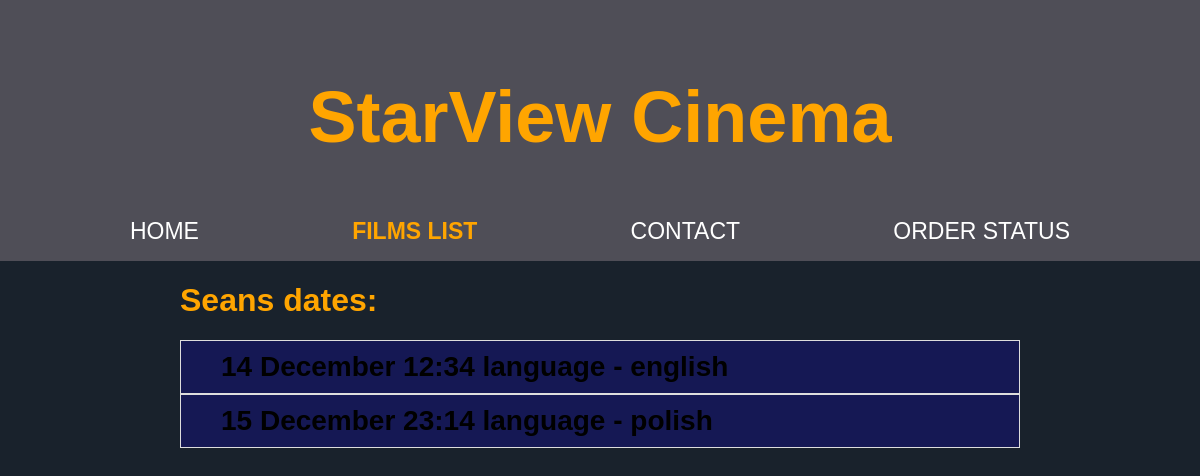
The app's page /buy_ticket.php?id=63, older data.
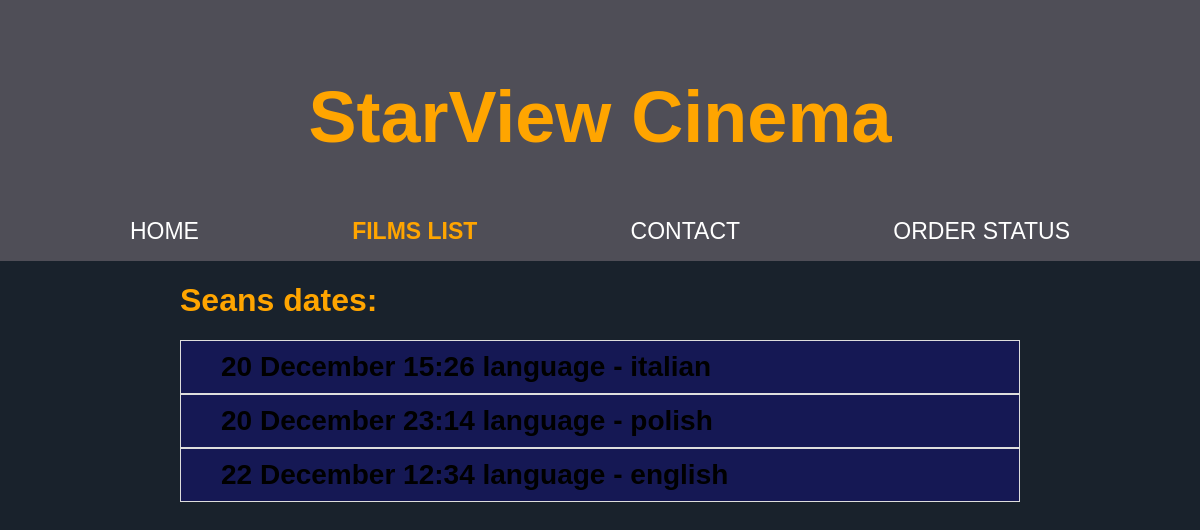
The same page, newer data.
### tables this page shows
CREATE TABLE `showing` (
  `id` int(11) NOT NULL,
  `movie_room_id` int(11) NOT NULL,
  `film_id` int(11) NOT NULL,
  `date` datetime NOT NULL,
  `language` text NOT NULL
);

### buy_ticket.php (the view, shortened to what this page needs)
<!DOCTYPE html>
<html lang="pl">
    <head>
        <link rel="stylesheet" href="styles/style.css">
    </head>
    <body>
        <?php include 'templates/nav.php';?>
        <div id="body_wrap">
        <h1 id = "string">Seans dates:</h1>
        <?php
        echo "<table>";
        $c = mysqli_connect("localhost", "root", "", "cinema_db");
        $query = "SELECT film_id FROM `showing` WHERE showing.id = " . $_GET['id'];
        $result = $c->query($query);
        if ($result !== false && $result->num_rows > 0) {
            while ($row = $result->fetch_assoc()) {
                $filmId = $row['film_id'];
                $query = "SELECT showing.id, showing.date, showing.language, movie_room.rows, movie_room.places_in_row FROM `showing` join movie_room on movie_room.id = showing.movie_room_id WHERE film_id = " . $filmId . " ORDER BY date ASC";
                $result = $c->query($query);
                if ($result !== false && $result->num_rows > 0) {
                    while ($row = $result->fetch_assoc()) {
                        $dateTimeObject = new DateTime($row['date']);
                        $dateTimeObject = $dateTimeObject->format('d F H:i');
                        echo "<tr class='seans' onclick='showForm(this," . $row['rows'] . "," . $row['places_in_row'] . "); setUrlParameter(" . $row['id'] . ")'><td> " . $dateTimeObject . " language - " . $row['language'] . "</td></tr>";
                    }
                } else {
                    echo "No results found.";
                }
            }
        } else {
            echo "No results found.";
        }
        ?>
        </table>
    </div>
    </body>
</html>

### templates/nav.php
<header>
    <h2><a href="http://192.168.0.74:8080/cinema_website-main/index.php">StarView Cinema</a></h2>
    <nav>
        <ul>
            <li><a class="active" href="http://192.168.0.74:8080/cinema_website-main/index.php">HOME</a></li>
            <li><a href="http://192.168.0.74:8080/cinema_website-main/index.php#filmsContainer">FILMS LIST</a></li>
            <li><a href="http://192.168.0.74:8080/cinema_website-main/index.php#contact">CONTACT</a></li>
            <li><a href="http://192.168.0.74:8080/cinema_website-main/order_status.php">ORDER STATUS</a></li>
        </ul>
    </nav>
</header>

### styles/style.css (style rules this page uses)
:root { --c1: orange; --c2: #4f4e57; --c4: #19222c; --c3: white; --c5: rgba(14, 6, 165, 0.329); }
html { scroll-behavior: smooth; }
body { background-color: var(--c4); margin: 0; padding: 0; font-family: "Gill Sans", "Gill Sans MT", "Calibri", "Trebuchet MS", sans-serif; }
table, tbody, tr { gap: 0px; width: 100%; align-content: center; border-spacing: 0px; }
#body_wrap { max-width: 70%; margin: 0 auto; }
header { background-color: var(--c2); color: var(--c3); padding: 1em; text-align: center; }
header a { text-decoration: none; color: var(--c1); }
header h2 { color: var(--c1); font-size: 72px; }
nav ul { list-style-type: none; margin: 0; padding: 0; width: 100%; }
nav ul li { margin-left: 5%; margin-right: 5%; padding: 1rem; display: inline; }
nav ul li a { text-decoration: none; color: var(--c3); font-size: 23px; }
.active { color: var(--c1); font-weight: bold; }
.seans { background-color: var(--c5); font-weight: bold; font-size: 28px; }
.seans td { text-align: left; padding: 10px 10px 10px 40px; }
#string { color: var(--c1); }
#cennik_table th, td { text-align: center; border: #ddd 1px solid; }

Row changes from the older to the newer data that the page shows:
changed showing "english": date "14 December 12:34" → "22 December 12:34"
added showing: date "20 December 15:26", language "italian"
changed showing "polish": date "15 December 23:14" → "20 December 23:14"; moves up the list
